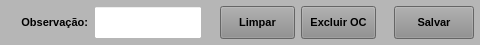
     <widget class="QWidget" name="widget_12" native="true">
      <property name="minimumSize">
       <size>
        <width>0</width>
        <height>0</height>
       </size>
      </property>
      <property name="maximumSize">
       <size>
        <width>16777215</width>
        <height>45</height>
       </size>
      </property>
      <property name="font">
       <font>
        <pointsize>8</pointsize>
       </font>
      </property>
      <property name="styleSheet">
       <string notr="true">background-color: rgb(182, 182, 182);</string>
      </property>
      <layout class="QHBoxLayout" name="horizontalLayout_11">
       <property name="leftMargin">
        <number>0</number>
       </property>
       <property name="topMargin">
        <number>0</number>
       </property>
       <property name="rightMargin">
        <number>0</number>
       </property>
       <property name="bottomMargin">
        <number>0</number>
       </property>
       <item>
        <widget class="QWidget" name="widget_Cor6" native="true">
         <property name="maximumSize">
          <size>
           <width>16777215</width>
           <height>16777215</height>
          </size>
         </property>
         <property name="font">
          <font>
           <pointsize>8</pointsize>
          </font>
         </property>
         <property name="styleSheet">
          <string notr="true"/>
         </property>
         <layout class="QHBoxLayout" name="horizontalLayout_25">
          <property name="spacing">
           <number>6</number>
          </property>
          <property name="leftMargin">
           <number>6</number>
          </property>
          <property name="topMargin">
           <number>6</number>
          </property>
          <property name="rightMargin">
           <number>6</number>
          </property>
          <property name="bottomMargin">
           <number>6</number>
          </property>
          <item>
           <widget class="QLabel" name="label_31">
            <property name="sizePolicy">
             <sizepolicy hsizetype="Fixed" vsizetype="Preferred">
              <horstretch>0</horstretch>
              <verstretch>0</verstretch>
             </sizepolicy>
            </property>
            <property name="minimumSize">
             <size>
              <width>82</width>
              <height>0</height>
             </size>
            </property>
            <property name="maximumSize">
             <size>
              <width>82</width>
              <height>16777215</height>
             </size>
            </property>
            <property name="font">
             <font>
              <pointsize>8</pointsize>
              <weight>75</weight>
              <bold>true</bold>
             </font>
            </property>
            <property name="text">
             <string>Observação:</string>
            </property>
            <property name="alignment">
             <set>Qt::AlignRight|Qt::AlignTrailing|Qt::AlignVCenter</set>
            </property>
           </widget>
          </item>
          <item>
           <widget class="QLineEdit" name="line_Obs">
            <property name="sizePolicy">
             <sizepolicy hsizetype="Preferred" vsizetype="Preferred">
              <horstretch>0</horstretch>
              <verstretch>0</verstretch>
             </sizepolicy>
            </property>
            <property name="minimumSize">
             <size>
              <width>0</width>
              <height>0</height>
             </size>
            </property>
            <property name="maximumSize">
             <size>
              <width>16777215</width>
              <height>16777215</height>
             </size>
            </property>
            <property name="font">
             <font>
              <pointsize>8</pointsize>
             </font>
            </property>
            <property name="cursor">
             <cursorShape>IBeamCursor</cursorShape>
            </property>
            <property name="styleSheet">
             <string notr="true">background-color: rgb(255, 255, 255);</string>
            </property>
            <property name="inputMask">
             <string/>
            </property>
            <property name="text">
             <string/>
            </property>
            <property name="maxLength">
             <number>110</number>
            </property>
            <property name="frame">
             <bool>true</bool>
            </property>
            <property name="echoMode">
             <enum>QLineEdit::Normal</enum>
            </property>
            <property name="alignment">
             <set>Qt::AlignLeading|Qt::AlignLeft|Qt::AlignVCenter</set>
            </property>
           </widget>
          </item>
         </layout>
        </widget>
       </item>
       <item>
        <widget class="QWidget" name="widget_Cor7" native="true">
         <property name="minimumSize">
          <size>
           <width>0</width>
           <height>0</height>
          </size>
         </property>
         <property name="maximumSize">
          <size>
           <width>16777215</width>
           <height>16777215</height>
          </size>
         </property>
         <property name="font">
          <font>
           <pointsize>8</pointsize>
          </font>
         </property>
         <property name="styleSheet">
          <string notr="true"/>
         </property>
         <layout class="QHBoxLayout" name="horizontalLayout_13">
          <property name="leftMargin">
           <number>6</number>
          </property>
          <property name="topMargin">
           <number>6</number>
          </property>
          <property name="rightMargin">
           <number>6</number>
          </property>
          <property name="bottomMargin">
           <number>6</number>
          </property>
          <item>
           <widget class="QPushButton" name="btn_Limpar">
            <property name="sizePolicy">
             <sizepolicy hsizetype="Preferred" vsizetype="Preferred">
              <horstretch>0</horstretch>
              <verstretch>0</verstretch>
             </sizepolicy>
            </property>
            <property name="maximumSize">
             <size>
              <width>75</width>
              <height>16777215</height>
             </size>
            </property>
            <property name="font">
             <font>
              <pointsize>8</pointsize>
              <weight>75</weight>
              <bold>true</bold>
             </font>
            </property>
            <property name="cursor">
             <cursorShape>PointingHandCursor</cursorShape>
            </property>
            <property name="layoutDirection">
             <enum>Qt::LeftToRight</enum>
            </property>
            <property name="autoFillBackground">
             <bool>false</bool>
            </property>
            <property name="styleSheet">
             <string notr="true">background-color: rgb(141, 141, 141);</string>
            </property>
            <property name="text">
             <string>Limpar</string>
            </property>
            <property name="checkable">
             <bool>false</bool>
            </property>
            <property name="autoDefault">
             <bool>false</bool>
            </property>
            <property name="default">
             <bool>false</bool>
            </property>
            <property name="flat">
             <bool>false</bool>
            </property>
           </widget>
          </item>
          <item>
           <widget class="QPushButton" name="btn_Excluir_OC">
            <property name="sizePolicy">
             <sizepolicy hsizetype="Preferred" vsizetype="Preferred">
              <horstretch>0</horstretch>
              <verstretch>0</verstretch>
             </sizepolicy>
            </property>
            <property name="maximumSize">
             <size>
              <width>75</width>
              <height>16777215</height>
             </size>
            </property>
            <property name="font">
             <font>
              <pointsize>8</pointsize>
              <weight>75</weight>
              <bold>true</bold>
             </font>
            </property>
            <property name="cursor">
             <cursorShape>PointingHandCursor</cursorShape>
            </property>
            <property name="layoutDirection">
             <enum>Qt::LeftToRight</enum>
            </property>
            <property name="autoFillBackground">
             <bool>false</bool>
            </property>
            <property name="styleSheet">
             <string notr="true">background-color: rgb(141, 141, 141);</string>
            </property>
            <property name="text">
             <string>Excluir OC</string>
            </property>
            <property name="checkable">
             <bool>false</bool>
            </property>
            <property name="autoDefault">
             <bool>false</bool>
            </property>
            <property name="default">
             <bool>false</bool>
            </property>
            <property name="flat">
             <bool>false</bool>
            </property>
           </widget>
          </item>
          <item>
           <widget class="QLabel" name="label_20">
            <property name="font">
             <font>
              <pointsize>8</pointsize>
             </font>
            </property>
            <property name="text">
             <string/>
            </property>
           </widget>
          </item>
          <item>
           <widget class="QPushButton" name="btn_Salvar">
            <property name="sizePolicy">
             <sizepolicy hsizetype="Preferred" vsizetype="Preferred">
              <horstretch>0</horstretch>
              <verstretch>0</verstretch>
             </sizepolicy>
            </property>
            <property name="maximumSize">
             <size>
              <width>80</width>
              <height>16777215</height>
             </size>
            </property>
            <property name="font">
             <font>
              <pointsize>8</pointsize>
              <weight>75</weight>
              <bold>true</bold>
             </font>
            </property>
            <property name="cursor">
             <cursorShape>PointingHandCursor</cursorShape>
            </property>
            <property name="styleSheet">
             <string notr="true">background-color: rgb(141, 141, 141);</string>
            </property>
            <property name="text">
             <string>Salvar</string>
            </property>
           </widget>
          </item>
         </layout>
        </widget>
       </item>
      </layout>
     </widget>
